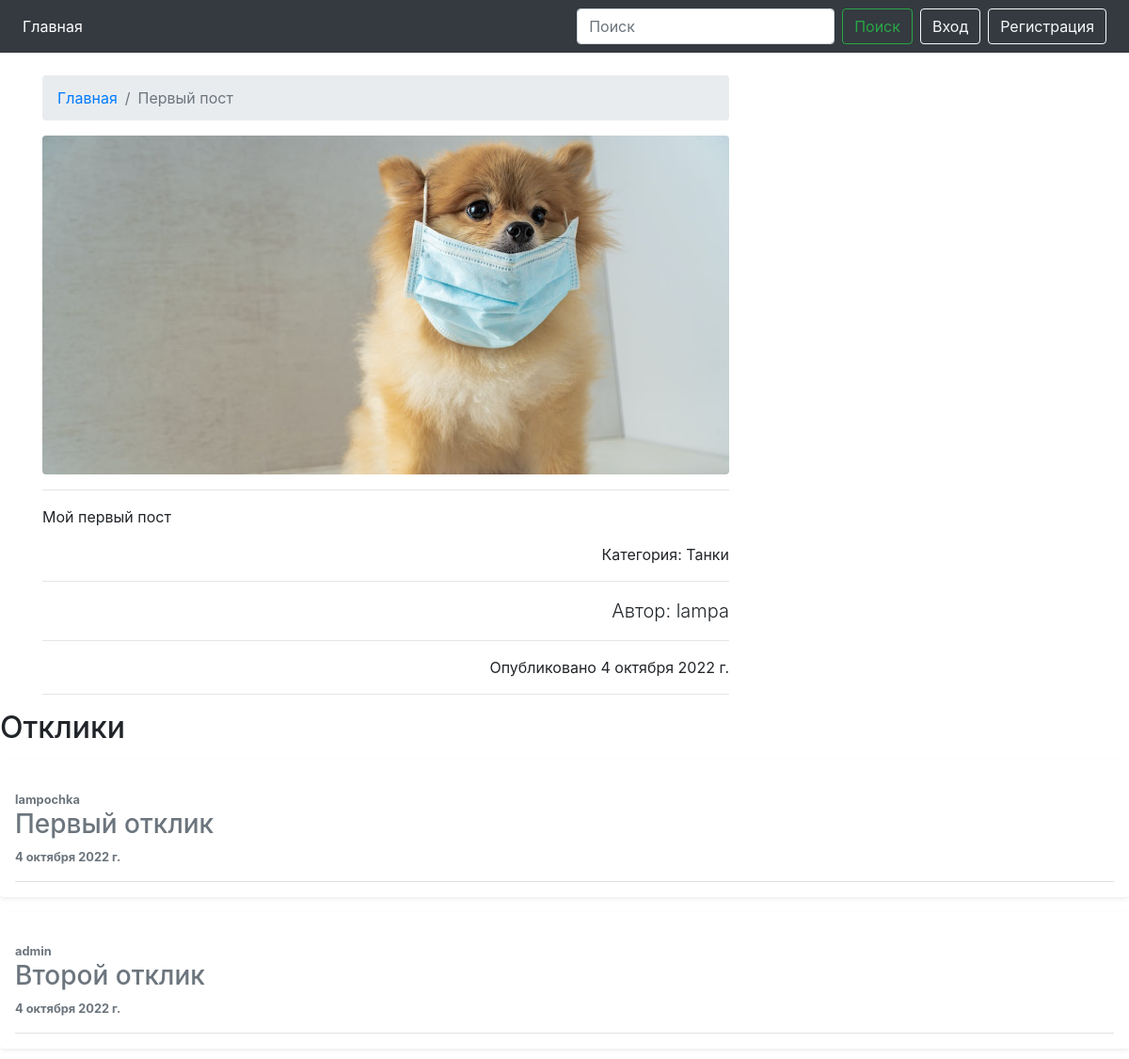
The app's page /1, older data.
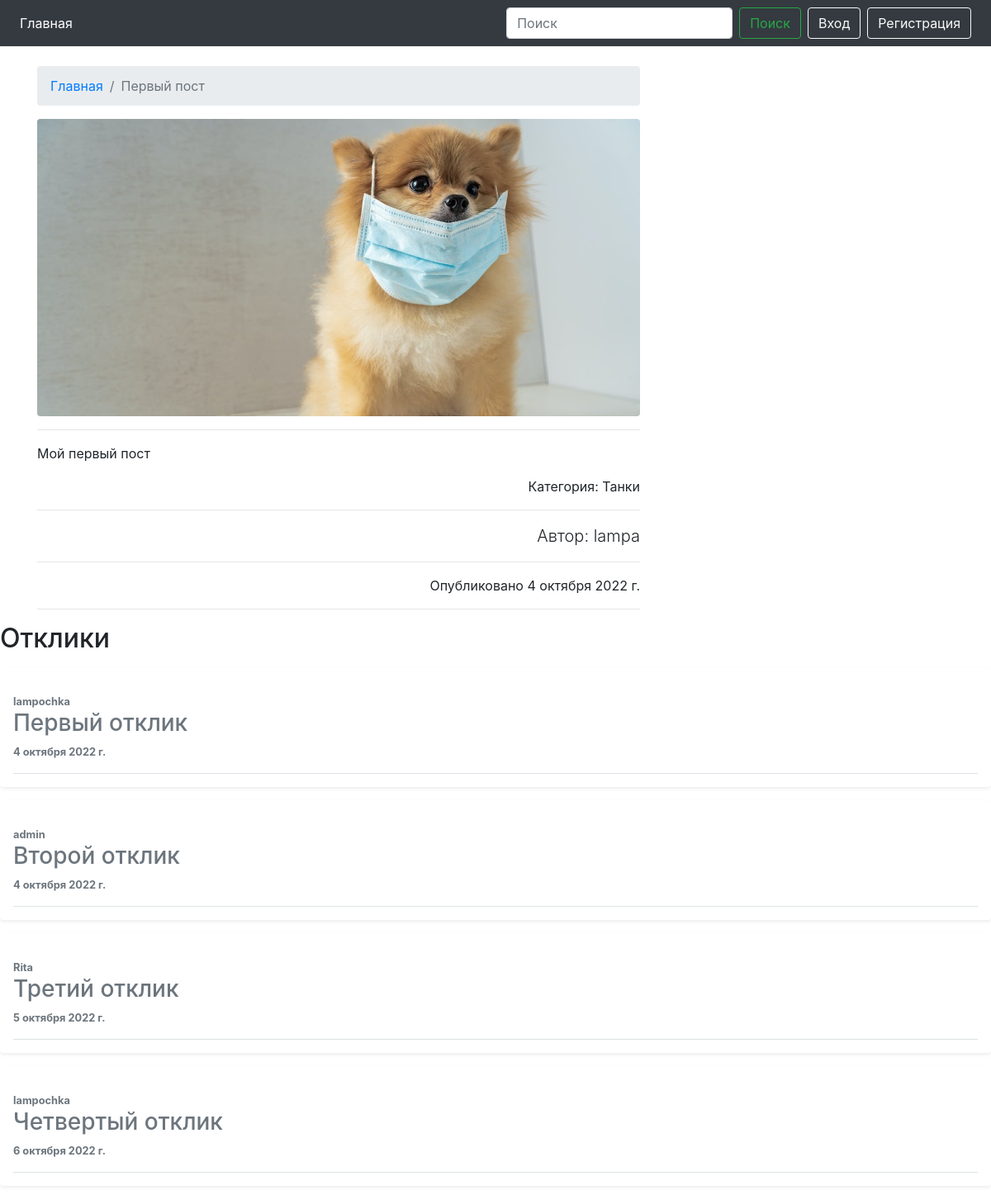
The same page, newer data.
### news/models.py (models this page shows, shortened)
class Comment(models.Model):
    post = models.ForeignKey(Post, on_delete=models.CASCADE, related_name='comments')
    user = models.ForeignKey(User, on_delete=models.CASCADE)
    text = models.TextField(max_length=255,  verbose_name='Текст')
    comment_data = models.DateField(auto_now_add=True)
    accepted = models.BooleanField(default=False, verbose_name='Принято')
    def is_accept(self):
        return self.accepted

### news/views.py (the view, shortened to what this page needs)
# urls.py: path('<int:pk>', NewsDetail.as_view(), name='news'),
class NewsDetail(FormMixin, DetailView):
    model = Post
    template_name = 'news.html'
    context_object_name = 'news'
    form_class = CommentForm
    queryset = Post.objects.all()

### news/forms.py
class CommentForm(forms.ModelForm):
    class Meta:
        model = Comment
        fields = ('text',)
        widgets = {
            'text': forms.Textarea(attrs={
                'class': 'form-control',
                'rows': 3
            }),
        }

### news/models.py (called while the page is built)
    def __str__(self):
        return self.name

### templates/news.html (shortened to what this page needs)
{% extends './base.html' %}
{% load static %}
{% block content %}
<div class="container">
    <div class="row">
        <div class="col-lg-8">
            <nav aria-label="breadcrumb" class="mt-4">
                <ol class="breadcrumb">
                    <li class="breadcrumb-item"><a href="{% url 'index' %}">Главная</a></li>
                    <li class="breadcrumb-item active" aria-current="page">{{ news.title }}</li>
                </ol>
            </nav>
            <img class="img-fluid rounded " src="{{ news.image.url }}" alt="">
            <hr>
            <p class="lead">
            {{ news.content|safe }}
            </p>
            <p class="lead">
            <p class="text-right">Категория: {{ news.categories }}</p>
            </p>
            <hr>
            <p class="lead text-right">Автор: {{ news.user }}</p>
            <hr>
            <p class="text-right">Опубликовано {{ news.created_at }}</p>
            <hr>
        </div>
    </div>
</div>
<h2 style="text-align: left;">Отклики</h2>
{% for com in news.comments.all %}
{% if com.is_accept or user == news.author %}
<div class="my-3 p-3 bg-body rounded shadow-sm">
    <div class="d-flex text-muted pt-3">
        <div class="pb-3 mb-0 small lh-sm border-bottom w-100">
            <div class="d-flex justify-content-between">
                <strong class="text-gray-dark">{{ com.user }}</strong>
            </div>
            <span class="d-block"><h3 style="text-align: left;">{{ com.text }}</h3></span>
            <strong class="text-gray-dark">{{ com.comment_data }}</strong>
            {% endif %}
        </div>
    </div>
</div>
{% endfor %}
{% endblock content %}

Row changes from the older to the newer data that the page shows:
added Comment: user "Rita", text "Третий отклик", comment_data "5 октября 2022 г."
added Comment: user "lampochka", text "Четвертый отклик", comment_data "6 октября 2022 г."
